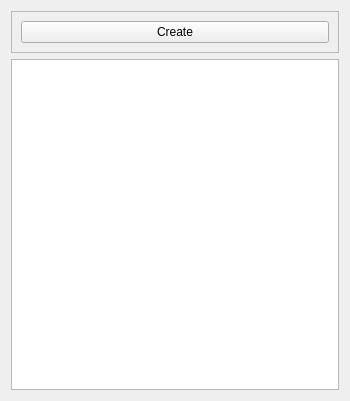
<?xml version="1.0" encoding="UTF-8"?>
<ui version="4.0">
 <class>AlbumListWidget</class>
 <widget class="QWidget" name="AlbumListWidget">
  <property name="geometry">
   <rect>
    <x>0</x>
    <y>0</y>
    <width>350</width>
    <height>401</height>
   </rect>
  </property>
  <property name="windowTitle">
   <string>Form</string>
  </property>
  <layout class="QVBoxLayout" name="verticalLayout">
   <item>
    <widget class="QFrame" name="frame">
     <property name="frameShape">
      <enum>QFrame::StyledPanel</enum>
     </property>
     <property name="frameShadow">
      <enum>QFrame::Raised</enum>
     </property>
     <layout class="QHBoxLayout" name="horizontalLayout">
      <item>
       <widget class="QPushButton" name="createAlbumButton">
        <property name="text">
         <string>Create</string>
        </property>
       </widget>
      </item>
     </layout>
    </widget>
   </item>
   <item>
    <widget class="QListView" name="albumList"/>
   </item>
  </layout>
 </widget>
 <resources/>
 <connections/>
</ui>
